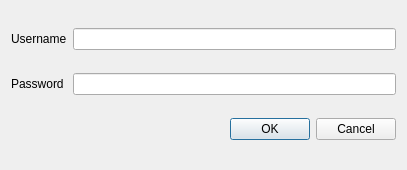
<?xml version="1.0" encoding="UTF-8"?>
<ui version="4.0">
 <class>LoginDialog</class>
 <widget class="QDialog" name="LoginDialog">
  <property name="windowModality">
   <enum>Qt::NonModal</enum>
  </property>
  <property name="geometry">
   <rect>
    <x>0</x>
    <y>0</y>
    <width>407</width>
    <height>170</height>
   </rect>
  </property>
  <property name="sizePolicy">
   <sizepolicy hsizetype="Fixed" vsizetype="Fixed">
    <horstretch>0</horstretch>
    <verstretch>0</verstretch>
   </sizepolicy>
  </property>
  <property name="windowTitle">
   <string>Login</string>
  </property>
  <property name="modal">
   <bool>true</bool>
  </property>
  <layout class="QGridLayout" name="gridLayout">
   <item row="1" column="0">
    <widget class="QLabel" name="label">
     <property name="text">
      <string>Username</string>
     </property>
    </widget>
   </item>
   <item row="1" column="1">
    <widget class="QLineEdit" name="lineEdit"/>
   </item>
   <item row="3" column="0">
    <widget class="QLabel" name="label_2">
     <property name="text">
      <string>Password</string>
     </property>
    </widget>
   </item>
   <item row="3" column="1">
    <widget class="QLineEdit" name="lineEdit_2"/>
   </item>
   <item row="4" column="1">
    <widget class="QDialogButtonBox" name="buttonBox">
     <property name="orientation">
      <enum>Qt::Horizontal</enum>
     </property>
     <property name="standardButtons">
      <set>QDialogButtonBox::Cancel|QDialogButtonBox::Ok</set>
     </property>
     <property name="centerButtons">
      <bool>false</bool>
     </property>
    </widget>
   </item>
  </layout>
 </widget>
 <resources/>
 <connections>
  <connection>
   <sender>buttonBox</sender>
   <signal>accepted()</signal>
   <receiver>LoginDialog</receiver>
   <slot>accept()</slot>
   <hints>
    <hint type="sourcelabel">
     <x>84</x>
     <y>125</y>
    </hint>
    <hint type="destinationlabel">
     <x>143</x>
     <y>25</y>
    </hint>
   </hints>
  </connection>
  <connection>
   <sender>buttonBox</sender>
   <signal>rejected()</signal>
   <receiver>LoginDialog</receiver>
   <slot>reject()</slot>
   <hints>
    <hint type="sourcelabel">
     <x>110</x>
     <y>125</y>
    </hint>
    <hint type="destinationlabel">
     <x>286</x>
     <y>143</y>
    </hint>
   </hints>
  </connection>
 </connections>
</ui>
